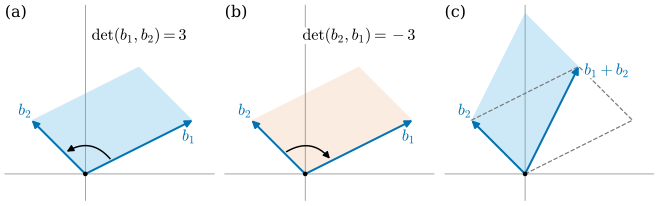

Write Python code to recreate this figure.
"""그림 1.6.1: 부호 있는 넓이와 방향 (1.6절, 예 1.6.13, 연습 1.6.5).

(a) (b_1, b_2), b_1 = (2,1), b_2 = (-1,1): det = 3 > 0. b_1에서 b_2로 반시계 방향으로 돈다(양의 방향).
(b) (b_2, b_1): det = -3 < 0. 같은 평행사변형이지만 시계 방향(음의 방향).
(c) 밀기(shear): (b_1 + b_2, b_2)의 평행사변형(실선)과 (b_1, b_2)의 평행사변형(점선).
    밑변 b_2와 높이가 같으므로 넓이가 같다: det(b_1 + b_2, b_2) = det(b_1, b_2) = 3.

실행: 프로젝트 루트에서 ``PYTHONPATH=tools python3 chapters/01-linear-algebra/figures/fig-1-6-1-signed-area.py``
"""

import dgfig

dgfig.setup()

import matplotlib.pyplot as plt
import numpy as np
from matplotlib.patches import FancyArrowPatch, Polygon

C = dgfig.COLORS
LW = dgfig.LW

b1 = np.array([2.0, 1.0])
b2 = np.array([-1.0, 1.0])
det2 = lambda a, b: a[0] * b[1] - a[1] * b[0]
assert det2(b1, b2) == 3 and det2(b2, b1) == -3
assert det2(b1 + b2, b2) == det2(b1, b2)


def arrow(ax, base, vec, color, lw=None, z=6):
    base = np.asarray(base, float)
    ax.annotate("", xy=base + np.asarray(vec, float), xytext=base,
                arrowprops=dict(arrowstyle="-|>", color=color, lw=lw or LW["vector"],
                                mutation_scale=11, shrinkA=0, shrinkB=0), zorder=z)


def turn(ax, a, b, color, rad):
    """a 방향에서 b 방향으로 도는 원호 화살표 (원점 근처)."""
    ang_a, ang_b = np.arctan2(a[1], a[0]), np.arctan2(b[1], b[0])
    p0 = 0.55 * np.array([np.cos(ang_a), np.sin(ang_a)])
    p1 = 0.55 * np.array([np.cos(ang_b), np.sin(ang_b)])
    ax.add_patch(FancyArrowPatch(p0, p1, connectionstyle=f"arc3,rad={rad}", arrowstyle="-|>",
                                 mutation_scale=10, color=color, lw=1.1, zorder=7))


def frame(ax, xlim, ylim, tag):
    dgfig.schematic_axes(ax, xlim, ylim)
    ax.plot(list(xlim), [0, 0], color=C["aux"], lw=0.5, zorder=0)
    ax.plot([0, 0], list(ylim), color=C["aux"], lw=0.5, zorder=0)
    ax.plot(0, 0, "o", color=C["main"], ms=2.5, zorder=8)
    ax.text(0.0, 1.0, tag, transform=ax.transAxes, ha="left", va="top", fontsize=12)


WB = dict(facecolor="white", edgecolor="none", pad=0.3)
XL, YL = (-1.5, 2.4), (-0.5, 3.15)
fig, axs = plt.subplots(1, 3, figsize=(6.9, 2.75))

# (a) 양의 방향
ax = axs[0]
frame(ax, XL, YL, "(a)")
ax.add_patch(Polygon([[0, 0], b1, b1 + b2, b2], closed=True, color=C["region"], alpha=0.3, lw=0, zorder=1))
arrow(ax, (0, 0), b1, C["tangent"]); arrow(ax, (0, 0), b2, C["tangent"])
turn(ax, b1, b2, C["main"], rad=0.45)
ax.text(*(b1 + [-0.2, -0.38]), r"$b_1$", color=C["tangent"], fontsize=12, bbox=WB, zorder=9)
ax.text(*(b2 + [-0.25, 0.1]), r"$b_2$", color=C["tangent"], fontsize=12, bbox=WB, zorder=9)
ax.text(1.0, 2.5, r"$\det(b_1, b_2) = 3$", color=C["main"], fontsize=12, bbox=WB, zorder=9, ha="center")
ax.set_xlim(*XL); ax.set_ylim(*YL)

# (b) 음의 방향
ax = axs[1]
frame(ax, XL, YL, "(b)")
ax.add_patch(Polygon([[0, 0], b1, b1 + b2, b2], closed=True, color=C["normal"], alpha=0.12, lw=0, zorder=1))
arrow(ax, (0, 0), b2, C["tangent"]); arrow(ax, (0, 0), b1, C["tangent"])
turn(ax, b2, b1, C["main"], rad=-0.45)
ax.text(*(b2 + [-0.25, 0.1]), r"$b_2$", color=C["tangent"], fontsize=12, bbox=WB, zorder=9)
ax.text(*(b1 + [-0.2, -0.38]), r"$b_1$", color=C["tangent"], fontsize=12, bbox=WB, zorder=9)
ax.text(1.0, 2.5, r"$\det(b_2, b_1) = -3$", color=C["main"], fontsize=12, bbox=WB, zorder=9, ha="center")
ax.set_xlim(*XL); ax.set_ylim(*YL)

# (c) 밀기
ax = axs[2]
frame(ax, (-1.5, 2.4), YL, "(c)")
ax.add_patch(Polygon([[0, 0], b1, b1 + b2, b2], closed=True, fill=False, ec=C["aux"], lw=0.9, ls="--", zorder=2))
c1 = b1 + b2
ax.add_patch(Polygon([[0, 0], c1, c1 + b2, b2], closed=True, color=C["region"], alpha=0.3, lw=0, zorder=1))
arrow(ax, (0, 0), c1, C["tangent"]); arrow(ax, (0, 0), b2, C["tangent"])
ax.text(*(c1 + [0.1, -0.15]), r"$b_1 + b_2$", color=C["tangent"], fontsize=12, bbox=WB, zorder=9)
ax.text(*(b2 + [-0.25, 0.1]), r"$b_2$", color=C["tangent"], fontsize=12, bbox=WB, zorder=9)
ax.set_xlim(-1.5, 2.4); ax.set_ylim(*YL)

fig.subplots_adjust(wspace=0.05, left=0.01, right=0.99, top=0.99, bottom=0.01)
dgfig.save(fig, __file__)
